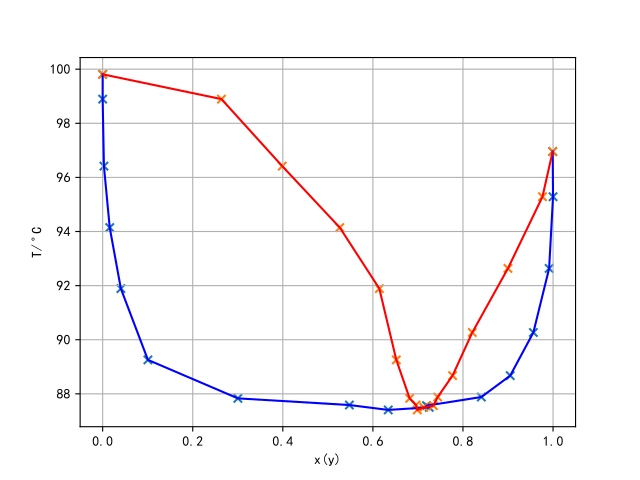

The Python source for this figure:
import numpy as np
import matplotlib.pyplot as plt

T = np.array([
    96.957, 95.286, 92.636, 90.268, 88.674, 87.883,
    87.564, 87.502, 87.406, 87.587, 87.833, 89.255,
    91.890, 94.145, 96.416, 98.893, 99.810,
])

x = np.array([
    0.9992, 1.0000, 0.9913, 0.9563, 0.9049, 0.8408,
    0.7191, 0.7251, 0.6341, 0.5478, 0.3002, 0.1005,
    0.0404, 0.0157, 0.0028, 0.0000, 0.0000,
])

y = np.array([
    0.9992, 0.9765, 0.8998, 0.8207, 0.7769, 0.7438,
    0.7343, 0.7131, 0.6985, 0.6957, 0.6816, 0.6520,
    0.6143, 0.5265, 0.3987, 0.2638, 0.0000,
])

fig, ax = plt.subplots()
ax.plot(x, T, color='blue')
ax.scatter(x, T, marker='x')
ax.plot(y, T, color='red')
ax.scatter(y, T, marker='x')
ax.set_xlabel('x(y)')
ax.set_ylabel('T/$^\circ$C')
ax.grid(True)

plt.show()
